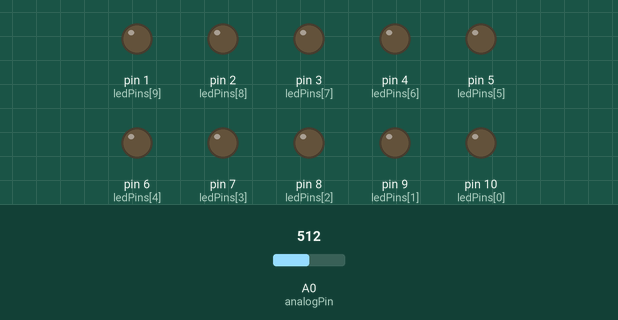
A sketch run on a simulated Arduino Uno, built with avr-gcc and run on an emulated ATmega328P. On the bench: output pins drawn as LEDs (lit = HIGH). The test bench sets the inputs (shaded band); at power-on: A0 (analogPin) = 512.

Above: at 1.2 s.
1.3 s: A0 (analogPin) set to 545
2.8 s: A0 (analogPin) set to 569
At 4.0 s:
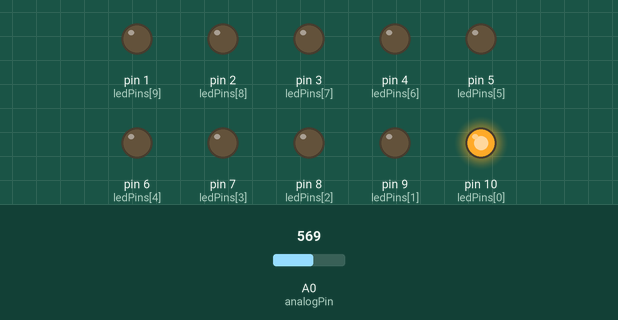
4.3 s: A0 (analogPin) set to 597
5.8 s: A0 (analogPin) set to 611
At 6.5 s:
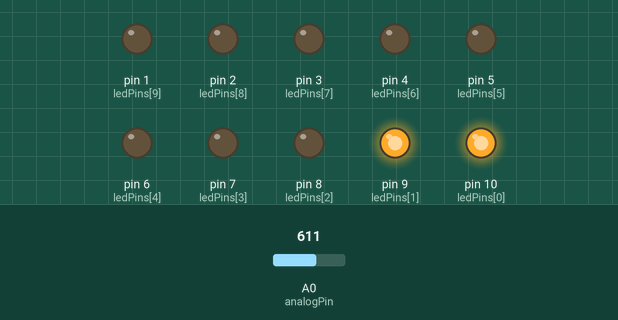
7.3 s: A0 (analogPin) set to 640
8.8 s: A0 (analogPin) set to 673
At 10.0 s:
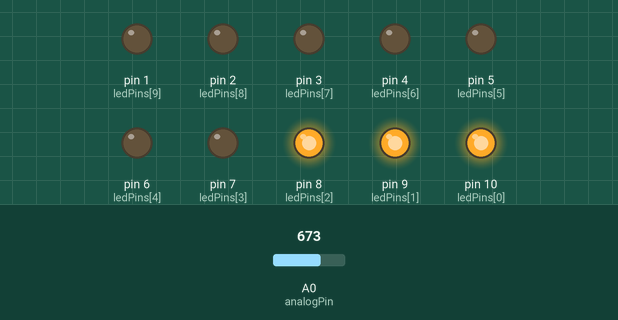
Timing chart, 0 to 11.3 s (numbered marks = the images above; inputs shaded):
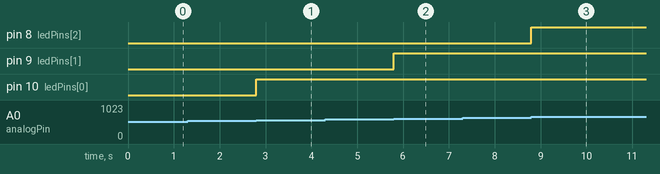

Measured:
- the behaviour switches between 552 and 553 on A0 (analogPin) (found by bisection; images 0 and 1)
- the behaviour switches between 604 and 605 on A0 (analogPin) (found by bisection; images 1 and 2)
- the behaviour switches between 656 and 657 on A0 (analogPin) (found by bisection; images 2 and 3)
- after the input at 1.3 s, every drawn part: stays the same
- after the input at 2.8 s, pin 10 (ledPins[0]): LOW → HIGH at once
- after the input at 4.3 s, every drawn part: stays the same
- after the input at 5.8 s, pin 9 (ledPins[1]): LOW → HIGH at once
- after the input at 7.3 s, every drawn part: stays the same
- after the input at 8.8 s, pin 8 (ledPins[2]): LOW → HIGH at once

The sketch:

breathalizer.ino
```cpp
/*
@ Code for interfacing Alcohol Gas Sensor MQ-3 with Arduino
@ Code by Daniel Spillere Andrade and Daniel Amato Zabotti
@ daniel@danielandrade.net / danielzabotti@gmail.com
@     www.DanielAndrade.net
*/


const int analogPin = 0;    // the pin that the potentiometer is attached to
const int ledCount = 10;    // the number of LEDs in the bar graph

int ledPins[] = {
  10,9,8,7,6,5,4,3,2,1 // Here we have the number of LEDs to use in the BarGraph
  };


void setup() {

  for (int thisLed = 0; thisLed < ledCount; thisLed++) {
    pinMode(ledPins[thisLed], OUTPUT);
  }}

void loop() {
  //This is the code to light up LED's
  int sensorReading = analogRead(analogPin);

  int ledLevel = map(sensorReading, 500, 1023, 0, ledCount);


  for (int thisLed = 0; thisLed < ledCount; thisLed++) {

    if (thisLed < ledLevel) {
      digitalWrite(ledPins[thisLed], HIGH);
    }

    else {
      digitalWrite(ledPins[thisLed], LOW);
    }
  }
}
```
